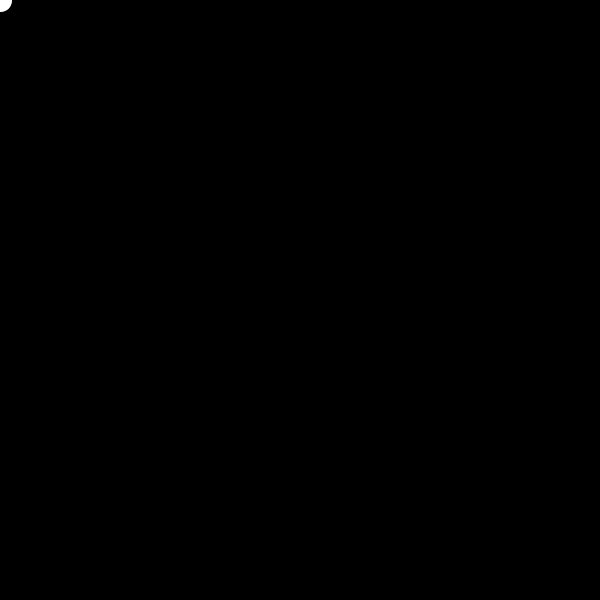
Frame 1 (no input)
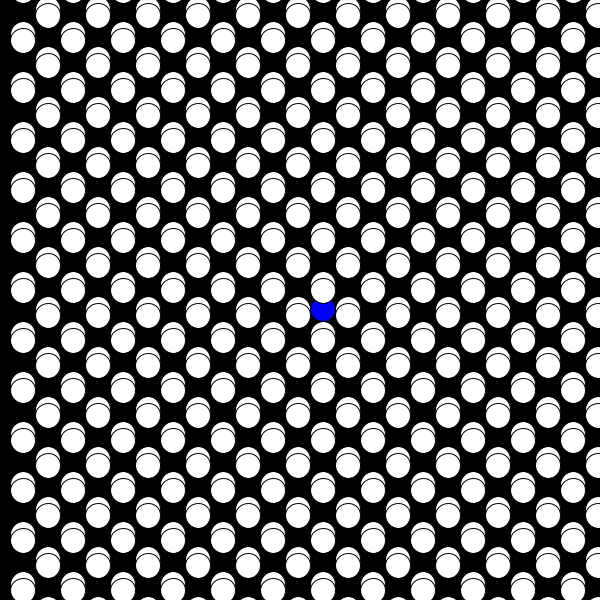
Frame 60 (the mouse pressed at the canvas centre just before this capture)
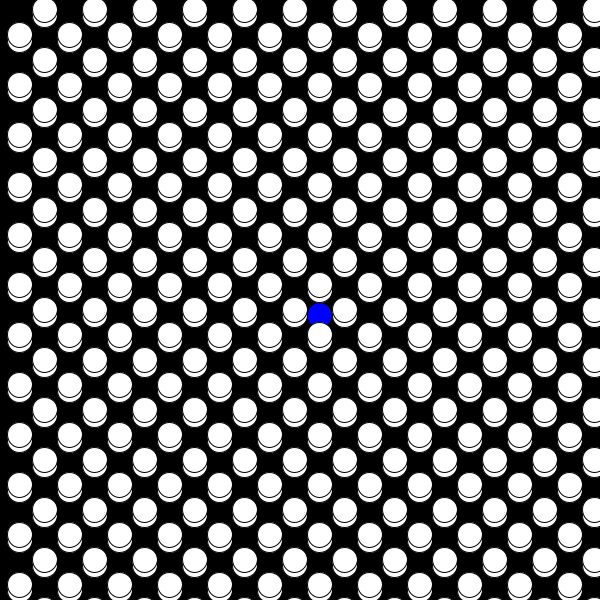
Frame 120 (the mouse held since frame 60 and released just before this capture)

The Processing sketch that drew these frames (run headless with seeded random() and noise(); from frame 60 on, the mouse is pressed at the canvas centre):

// Processing sketch: twoDimensionalClass_withOrbit
// ── twoDimensionalClass_withOrbit.pde
int num = 100; 

//here we are creating a single object from our Particle class; 
Particle myParticle; 
//here we are creating a 2D array objects from our Particle class; 
Particle [][] particles = new Particle[num][num]; 

int size = 25; 

void setup(){
  size(600, 600); 
  myParticle = new Particle(width/2, height/2); 
  
  //initializing particles for our 2D particle array 
  //we use for loops here so we don't have to initialize 1000 objects
  for(int i = 0; i< num; i++){
    for(int j = 0; j< num; j++){
      particles[i][j] = new Particle(i*size, j*size); 
    }
  }
}

void draw(){
  background(0); 
  
  //to call the methods from our class, we need to use dot notation
  //here we call the display and orbit methods 
  //we plug in a color parameter, and a -1 to make the orbit counter clockwise
  myParticle.display(color(0, 0, 255)); 
  myParticle.orbit(-1); 
  
  for(int i = 0; i<num; i++){
    for(int j = 0; j<num; j++){
      particles[i][j].display(color(255));
      
      //orbit all in the same direction
      //particles[i][j].orbit(1); 
      
      //alternate orbits
      if((i+j) % 2 == 0){
        particles[i][j].orbit(1);
      }else{
        particles[i][j].orbit(-1); 
      }
    }
  }
}
// ── Particle.pde
//we want to setup a particle that has its own orbital movement 
//need to first define what kind of data we'll need 
class Particle{
  //PVectors allow us to store components of type x and y
  //this is helpful for storing things like position, acceleration, and velocity
  PVector position; 
  PVector translate; 
  int size; 
  Particle(int _xPos, int _yPos){
    position = new PVector(0, 0); 
    translate = new PVector (_xPos, _yPos); 
    size = 25; 
  }
  
  //we can add a parameter to control fill color
  void display(color c){
    fill(c); 
    ellipse(position.x, position.y, size, size); 
  }
  
  //orbit direction here controls if orbit clockwise or counter-clockwise 
  void orbit(int orbitDirection){
    
    position.x = cos(frameCount*.1)*size + translate.x; 
    position.y = orbitDirection*sin(frameCount*.1)*size + translate.y; 
  }
}
